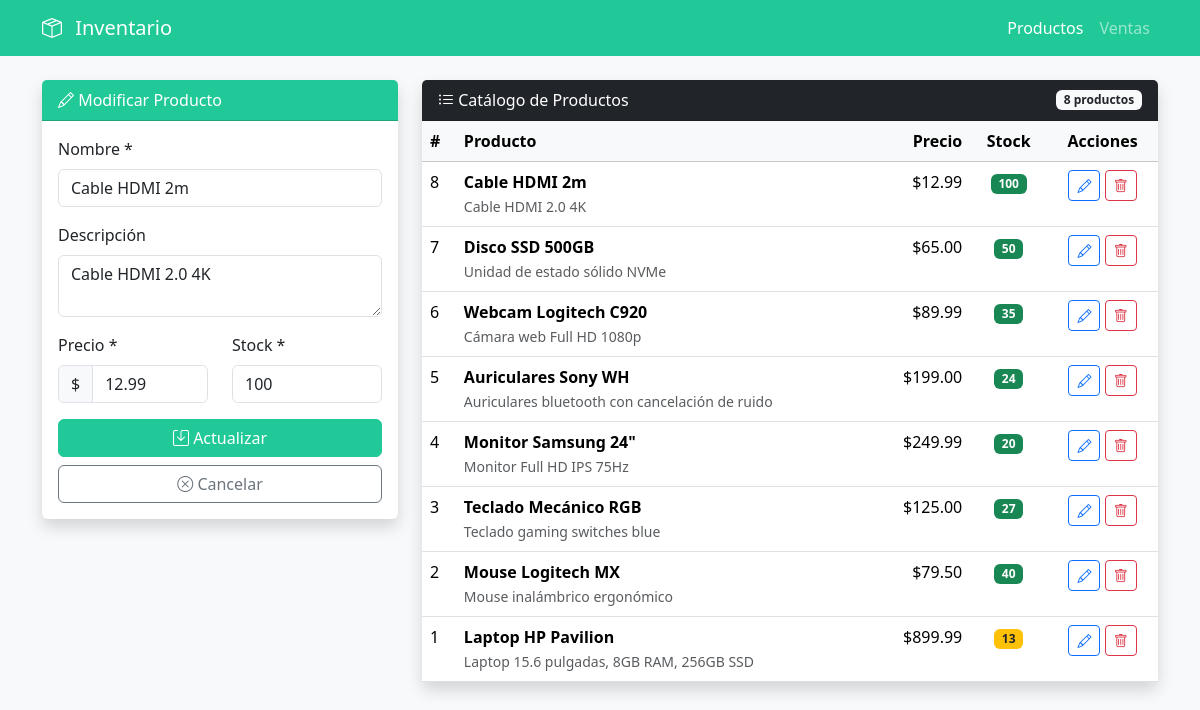
The app's page /productos.php?editar=8 with its own data.
### tables this page shows
CREATE TABLE productos (
    id INT AUTO_INCREMENT PRIMARY KEY,
    nombre VARCHAR(100) NOT NULL,
    descripcion TEXT,
    precio DECIMAL(10,2) NOT NULL,
    stock INT NOT NULL DEFAULT 0,
    fecha_registro TIMESTAMP DEFAULT CURRENT_TIMESTAMP
);

### models/Producto.php (called while the page is built, shortened)
<?php
class Producto
{
    public static function listar($conexion)
    {
        $sql="SELECT * FROM productos ORDER BY id DESC";
        $resultado=$conexion->query($sql);
        return $resultado->fetch_all(MYSQLI_ASSOC);
    }
    public static function buscarPorId($conexion,$id)
    {
        $sql="SELECT * FROM productos WHERE id=?";
        $stmt=$conexion->prepare($sql);
        $stmt->bind_param("i",$id);
        $stmt->execute();
        return $stmt->get_result()->fetch_assoc();
    }
}
?>

### controllers/ProductoController.php (called while the page is built, shortened)
<?php
require_once __DIR__.'/../config/database.php';
require_once __DIR__.'/../models/Producto.php';
class ProductoController
{
    public function listarTodos()
    {
        global $conexion;
        return Producto::listar($conexion);
    }
    public function buscar($id)
    {
        global $conexion;
        return Producto::buscarPorId($conexion,$id);
    }
}
?>

### public/productos.php (the view, shortened to what this page needs)
<?php
require_once __DIR__.'/../controllers/ProductoController.php';
$ctrl=new ProductoController();
$editar=null;
if(isset($_GET['editar'])){
    $editar=$ctrl->buscar((int)$_GET['editar']);
}
$lista=$ctrl->listarTodos();
?>
<!DOCTYPE html>
<html lang="es">
<head>
    <link href="https://cdn.jsdelivr.net/npm/bootstrap@5.3.2/dist/css/bootstrap.min.css" rel="stylesheet">
    <link href="https://cdn.jsdelivr.net/npm/bootstrap-icons@1.11.1/font/bootstrap-icons.css" rel="stylesheet">
    <link href="assets/styles.css" rel="stylesheet">
</head>
<body class="bg-light">
    <nav class="navbar navbar-expand-lg navbar-dark bg-teal">
        <div class="container">
            <a class="navbar-brand" href="index.php">
                <i class="bi bi-box-seam"></i> Inventario
            </a>
            <div class="navbar-nav ms-auto">
                <a class="nav-link active" href="productos.php">Productos</a>
                <a class="nav-link" href="ventas.php">Ventas</a>
            </div>
        </div>
    </nav>
    <div class="container py-4">
        <div class="row">
            <div class="col-lg-4 mb-4">
                <div class="card border-0 shadow">
                    <div class="card-header bg-teal text-white">
                        <i class="bi bi-<?=$editar?'pencil':'plus-circle'?>"></i>
                        <?=$editar?'Modificar Producto':'Nuevo Producto'?>
                    </div>
                    <div class="card-body">
                        <form method="post">
                            <div class="mb-3">
                                <label class="form-label">Nombre *</label>
                                <input type="text" name="nombre" class="form-control"
                                       value="<?=htmlspecialchars($editar['nombre'] ?? '')?>" required>
                            </div>
                            <div class="mb-3">
                                <label class="form-label">Descripción</label>
                                <textarea name="descripcion" class="form-control" rows="2"><?=htmlspecialchars($editar['descripcion'] ?? '')?></textarea>
                            </div>
                            <div class="row">
                                <div class="col-6 mb-3">
                                    <label class="form-label">Precio *</label>
                                    <div class="input-group">
                                        <span class="input-group-text">$</span>
                                        <input type="number" step="0.01" name="precio" class="form-control"
                                               value="<?=htmlspecialchars($editar['precio'] ?? '')?>" required>
                                    </div>
                                </div>
                                <div class="col-6 mb-3">
                                    <label class="form-label">Stock *</label>
                                    <input type="number" name="stock" class="form-control"
                                           value="<?=htmlspecialchars($editar['stock'] ?? '')?>" required>
                                </div>
                            </div>
                            <div class="d-grid gap-2">
                                <button type="submit" class="btn btn-teal">
                                    <i class="bi bi-save"></i> <?=$editar?'Actualizar':'Guardar'?>
                                </button>
                                <?php if($editar): ?>
                                <a href="productos.php" class="btn btn-outline-secondary">
                                    <i class="bi bi-x-circle"></i> Cancelar
                                </a>
                                <?php endif; ?>
                            </div>
                        </form>
                    </div>
                </div>
            </div>
            <div class="col-lg-8">
                <div class="card border-0 shadow">
                    <div class="card-header bg-dark text-white d-flex justify-content-between align-items-center">
                        <span><i class="bi bi-list-ul"></i> Catálogo de Productos</span>
                        <span class="badge bg-light text-dark"><?=count($lista)?> productos</span>
                    </div>
                    <div class="card-body p-0">
                        <div class="table-responsive">
                            <table class="table table-hover mb-0">
                                <thead class="table-light">
                                    <tr>
                                        <th>#</th>
                                        <th>Producto</th>
                                        <th class="text-end">Precio</th>
                                        <th class="text-center">Stock</th>
                                        <th class="text-center">Acciones</th>
                                    </tr>
                                </thead>
                                <tbody>
                                    <?php foreach($lista as $p): ?>
                                    <tr>
                                        <td><?=htmlspecialchars($p['id'])?></td>
                                        <td>
                                            <strong><?=htmlspecialchars($p['nombre'])?></strong>
                                            <?php if($p['descripcion']): ?>
                                            <br><small class="text-muted"><?=htmlspecialchars(substr($p['descripcion'],0,50))?></small>
                                            <?php endif; ?>
                                        </td>
                                        <td class="text-end">$<?=number_format($p['precio'],2)?></td>
                                        <td class="text-center">
                                            <?php if($p['stock']<=5): ?>
                                            <span class="badge bg-danger"><?=$p['stock']?></span>
                                            <?php elseif($p['stock']<=15): ?>
                                            <span class="badge bg-warning text-dark"><?=$p['stock']?></span>
                                            <?php else: ?>
                                            <span class="badge bg-success"><?=$p['stock']?></span>
                                            <?php endif; ?>
                                        </td>
                                        <td class="text-center">
                                            <a href="?editar=<?=$p['id']?>" class="btn btn-sm btn-outline-primary" title="Editar">
                                                <i class="bi bi-pencil"></i>
                                            </a>
                                            <a href="?borrar=<?=$p['id']?>" class="btn btn-sm btn-outline-danger"
                                               onclick="return confirm('¿Eliminar este producto?')" title="Eliminar">
                                                <i class="bi bi-trash"></i>
                                            </a>
                                        </td>
                                    </tr>
                                    <?php endforeach; ?>
                                </tbody>
                            </table>
                        </div>
                    </div>
                </div>
            </div>
        </div>
    </div>
</body>
</html>

### public/assets/styles.css (style rules this page uses)
.bg-teal { background-color:#20c997!important }
.btn-teal { background-color:#20c997;border-color:#20c997;color:#fff }
.navbar-brand i { margin-right:0.5rem; }

### records on screen
productos: nombre "Cable HDMI 2m", descripcion "Cable HDMI 2.0 4K", precio "12.99", stock "100", id "8"
productos: id "7", nombre "Disco SSD 500GB", descripcion "Unidad de estado sólido NVMe", precio "65.00", stock "50"
productos: id "6", nombre "Webcam Logitech C920", descripcion "Cámara web Full HD 1080p", precio "89.99", stock "35"
productos: id "5", nombre "Auriculares Sony WH", descripcion "Auriculares bluetooth con cancelación de ruido", precio "199.00", stock "24"
productos: id "4", nombre "Monitor Samsung 24\"", descripcion "Monitor Full HD IPS 75Hz", precio "249.99", stock "20"
productos: id "3", nombre "Teclado Mecánico RGB", descripcion "Teclado gaming switches blue", precio "125.00", stock "27"
productos: id "2", nombre "Mouse Logitech MX", descripcion "Mouse inalámbrico ergonómico", precio "79.50", stock "40"
productos: id "1", nombre "Laptop HP Pavilion", descripcion "Laptop 15.6 pulgadas, 8GB RAM, 256GB SSD", precio "899.99", stock "13"

### other values on screen
count($lista) "8"
